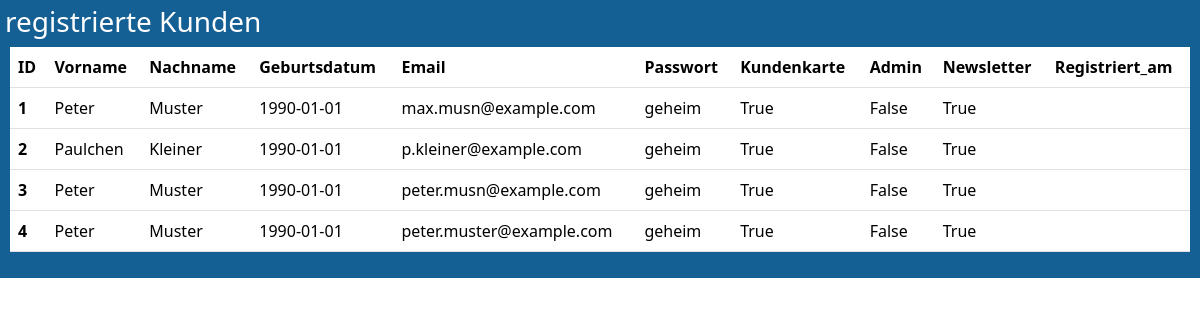
The app's page /Kunden, older data.
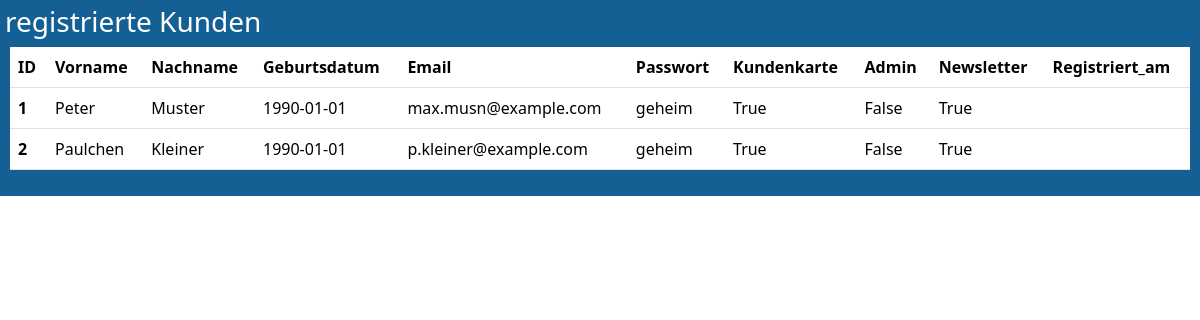
The same page, newer data.
### model.py (models this page shows)
class Nutzer(db.Model):
    __tablename__ = 'nutzer'
    ID = db.Column(db.Integer, primary_key=True)
    Vorname = db.Column(db.String(45))
    Nachname = db.Column(db.String(45))
    Geburtsdatum = db.Column(db.Date)
    Email = db.Column(db.String(45), nullable=False, unique=True)
    Passwort = db.Column(db.String(45), nullable=False)
    Kundenkarte = db.Column(db.Boolean)
    Admin = db.Column(db.Boolean)
    Newsletter = db.Column(db.Boolean)
    Registriert_am = db.Column(db.Date)

### app.py (the view)
@app.route('/Kunden')
def show_nutzer():
    nutzer_entries = db.session.query(Nutzer).all()
    column_names = ["ID", "Vorname", "Nachname", "Geburtsdatum", "Email", "Passwort", "Kundenkarte", "Admin", "Newsletter", " Registriert_am"]
    return render_template('db_table_view.html', entries=nutzer_entries, column_names=column_names, title = "registrierte Kunden")

### templates/db_table_view.html (shortened to what this page needs)
<!DOCTYPE html>
<html lang="en">
<head>
    <link rel="stylesheet" type="text/css" href="{{ url_for('static', filename='style.css') }}">
    <link href="https://cdn.jsdelivr.net/npm/bootstrap@5.3.3/dist/css/bootstrap.min.css" rel="stylesheet"
>
</head>
<body>
    <div class="dbPage-container">
        <h3>{{title}}</h1>
        <div class = " table-container">
            <table class="table">
                <thead class="thead-light">
                <tr>
                    {% for name in column_names %}
                        <th scope="col">{{ name }}</th>
                    {% endfor %}
                </tr>
                </thead>
                <tbody>
                    {% for entry in entries %}
                        <tr>
                            {% for identifier in column_names %}
                                {% if identifier == "ID" %}
                                    <th scope="row">{{ entry.ID }}</th>
                                {% else %}
                                    <td>{{ entry[identifier]  }}</td>
                                {% endif%}
                            {% endfor %}
                        </tr>
                    {% endfor %}
                </tbody>
            </table>
        </div>
    </div>
</body>
</html>

### static/style.css (style rules this page uses)
header, body, footer { background-color: rgb(24, 115, 180); color: white; height: auto; display: flex; flex-direction: column; }
.dbPage-container { background-color: rgb(20, 95, 148); color: white; flex: 1; overflow: hidden; padding: 5px; }
.table-container { overflow-y: auto; overflow-x: auto; max-width: 100%; max-height: 75vh; margin: 5px; }
.table { width: 100%; border-collapse: collapse; table-layout: auto; }
td, th { padding : 5px; overflow: hidden; text-overflow: ellipsis; }

Row changes from the older to the newer data that the page shows:
removed Nutzer: ID "3", Vorname "Peter" "Muster" "1990-01-01" "peter.musn@example.com" "geheim" "True" "False" "True"
removed Nutzer: ID "4", Vorname "Peter" "Muster" "1990-01-01" "peter.muster@example.com" "geheim" "True" "False" "True"
